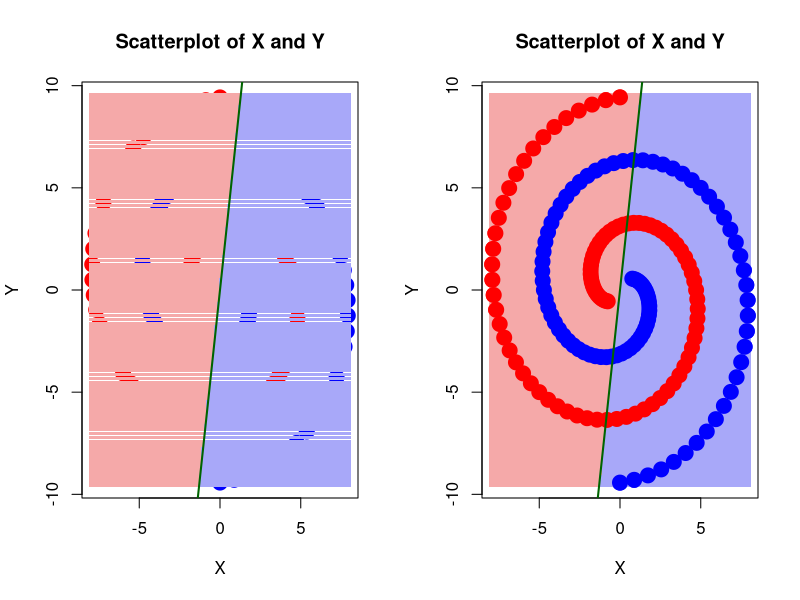

R code for this plot:
data <- read.csv("unit4/data/spiral_labelled.csv", header = TRUE)
df <- as.data.frame(data)

# cal the coefficients vector
# linearmodel <- lm(V2 ~ V1, data = df)
linearmodel <- glm(cls ~ y + x, data = df, family = binomial(link = "logit"))
summary(linearmodel)

coefficients <- linearmodel$coefficients
print(coefficients)

beta0 <- coefficients[1]
beta1 <- coefficients[2]
beta2 <- coefficients[3]


# Compute decision boundary parameters
slope <- -beta2 / beta1
intercept <- -beta0 / beta1

cat("beta0:", beta0, "\n")
cat("beta1:", beta1, "\n")
cat("beta2:", beta2, "\n")
cat("Equation: x2 =", intercept, "+", slope, "* x1", "\n")

threshold <- 0.5
# Generate a grid of points in the range of V1 and V2
x_range <- seq(min(df$x) - 0.1, max(df$x) + 0.1, length.out = 100)
y_range <- seq(min(df$y) - 0.1, max(df$y) + 0.1, length.out = 100)

grid_points <- expand.grid(x = x_range, y = y_range)
gpoint_predicted_values <- predict(linearmodel, grid_points, type = "response")
gpoint_predicted_labels <- ifelse(gpoint_predicted_values > threshold, 1, 0)

png("unit4/output/p2_linearmodel_spiraldata.png", width = 1600, height = 800)
par(mfrow = c(1, 2))
plot(df$x, df$y, pch = 19, cex = 2, col = ifelse(df$cls == 0, "blue", "red"), xlab = "X", ylab = "Y", main = "Scatterplot of X and Y")
# Add the grid points with color-coded predicted classes
points(grid_points$x, grid_points$y, col = ifelse(gpoint_predicted_labels == 0, "#a8a8f9", "#f5a9a9"), pch = 15, cex = 0.5)
# points(new_data, col = ifelse(predicted_labels == 0, "#a8a8f9", "#f5a9a9"), pch = 19, cex = 2)
abline(a = intercept, b = slope, col = "darkgreen", lwd = 2)  # Line equation y = mx + c
# points(x, y, col = "darkgreen", pch = 19, cex = 2)




plot(df$x, df$y, pch = 19, cex = 2, col = ifelse(df$cls == 0, "blue", "red"), xlab = "X", ylab = "Y", main = "Scatterplot of X and Y")
# Add the grid points with color-coded predicted classes

image(x_range, y_range, 
  matrix(as.numeric(gpoint_predicted_labels), 
  nrow = length(x_range)), 
  col = c("#a8a8f9", "#f5a9a9"), 
  add = TRUE)

points(df$x, df$y, pch = 19, cex = 2, col = ifelse(df$cls == 0, "blue", "red"))
# points(new_data, col = ifelse(predicted_labels == 0, "#6a6af1", "#fe5d5d"), pch = 19, cex = 2)
abline(a = intercept, b = slope, col = "darkgreen", lwd = 2)  # Line equation y = mx + c
dev.off()
